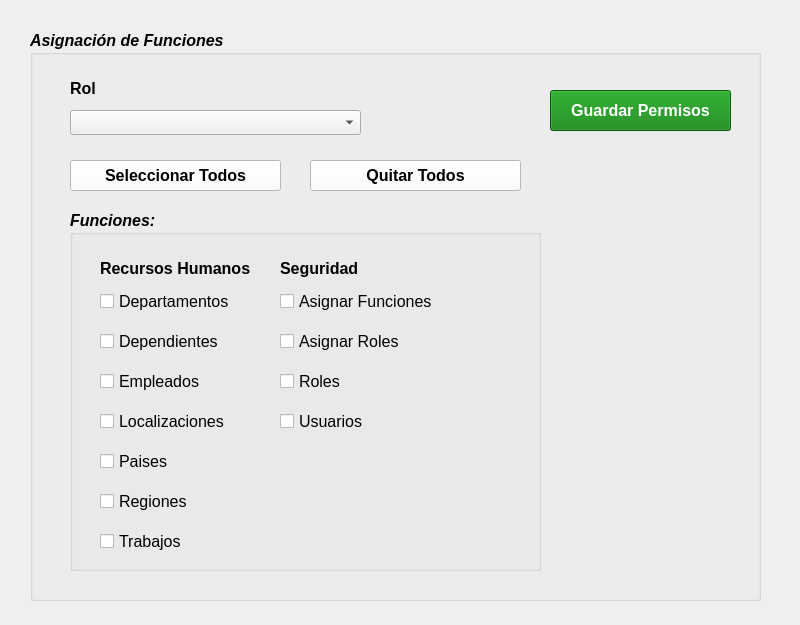
<?xml version="1.0" encoding="UTF-8"?>
<ui version="4.0">
 <class>FrmAsignarFunciones</class>
 <widget class="QWidget" name="FrmAsignarFunciones">
  <property name="geometry">
   <rect>
    <x>0</x>
    <y>0</y>
    <width>800</width>
    <height>625</height>
   </rect>
  </property>
  <property name="minimumSize">
   <size>
    <width>800</width>
    <height>625</height>
   </size>
  </property>
  <property name="windowTitle">
   <string>Asignar Funciones</string>
  </property>
  <widget class="QGroupBox" name="gb_datosAsignarFuncion">
   <property name="geometry">
    <rect>
     <x>30</x>
     <y>30</y>
     <width>731</width>
     <height>571</height>
    </rect>
   </property>
   <property name="font">
    <font>
     <pointsize>12</pointsize>
     <weight>75</weight>
     <italic>true</italic>
     <bold>true</bold>
    </font>
   </property>
   <property name="title">
    <string>Asignación de Funciones</string>
   </property>
   <widget class="QComboBox" name="cbx_rol">
    <property name="geometry">
     <rect>
      <x>40</x>
      <y>80</y>
      <width>291</width>
      <height>25</height>
     </rect>
    </property>
    <property name="font">
     <font>
      <pointsize>12</pointsize>
      <weight>50</weight>
      <italic>false</italic>
      <bold>false</bold>
     </font>
    </property>
   </widget>
   <widget class="QLabel" name="lbl_rol">
    <property name="geometry">
     <rect>
      <x>40</x>
      <y>50</y>
      <width>91</width>
      <height>17</height>
     </rect>
    </property>
    <property name="font">
     <font>
      <pointsize>12</pointsize>
      <weight>75</weight>
      <italic>false</italic>
      <bold>true</bold>
     </font>
    </property>
    <property name="text">
     <string>Rol</string>
    </property>
   </widget>
   <widget class="QGroupBox" name="gb_funciones">
    <property name="geometry">
     <rect>
      <x>40</x>
      <y>180</y>
      <width>471</width>
      <height>361</height>
     </rect>
    </property>
    <property name="font">
     <font>
      <pointsize>12</pointsize>
      <weight>75</weight>
      <italic>true</italic>
      <bold>true</bold>
     </font>
    </property>
    <property name="title">
     <string>Funciones: </string>
    </property>
    <widget class="QCheckBox" name="cb_asignarFunciones">
     <property name="geometry">
      <rect>
       <x>210</x>
       <y>80</y>
       <width>161</width>
       <height>23</height>
      </rect>
     </property>
     <property name="font">
      <font>
       <pointsize>12</pointsize>
       <weight>50</weight>
       <italic>false</italic>
       <bold>false</bold>
      </font>
     </property>
     <property name="text">
      <string>Asignar Funciones</string>
     </property>
    </widget>
    <widget class="QCheckBox" name="cb_asignarRoles">
     <property name="geometry">
      <rect>
       <x>210</x>
       <y>120</y>
       <width>151</width>
       <height>23</height>
      </rect>
     </property>
     <property name="font">
      <font>
       <pointsize>12</pointsize>
       <weight>50</weight>
       <italic>false</italic>
       <bold>false</bold>
      </font>
     </property>
     <property name="text">
      <string>Asignar Roles</string>
     </property>
    </widget>
    <widget class="QCheckBox" name="cb_roles">
     <property name="geometry">
      <rect>
       <x>210</x>
       <y>160</y>
       <width>151</width>
       <height>23</height>
      </rect>
     </property>
     <property name="font">
      <font>
       <pointsize>12</pointsize>
       <weight>50</weight>
       <italic>false</italic>
       <bold>false</bold>
      </font>
     </property>
     <property name="text">
      <string>Roles</string>
     </property>
    </widget>
    <widget class="QCheckBox" name="cb_usuarios">
     <property name="geometry">
      <rect>
       <x>210</x>
       <y>200</y>
       <width>151</width>
       <height>23</height>
      </rect>
     </property>
     <property name="font">
      <font>
       <pointsize>12</pointsize>
       <weight>50</weight>
       <italic>false</italic>
       <bold>false</bold>
      </font>
     </property>
     <property name="text">
      <string>Usuarios</string>
     </property>
    </widget>
    <widget class="QLabel" name="lbl_seguridad">
     <property name="geometry">
      <rect>
       <x>210</x>
       <y>50</y>
       <width>81</width>
       <height>17</height>
      </rect>
     </property>
     <property name="font">
      <font>
       <pointsize>12</pointsize>
       <weight>75</weight>
       <italic>false</italic>
       <bold>true</bold>
      </font>
     </property>
     <property name="text">
      <string>Seguridad</string>
     </property>
    </widget>
    <widget class="QLabel" name="lbl_hr">
     <property name="geometry">
      <rect>
       <x>30</x>
       <y>50</y>
       <width>151</width>
       <height>17</height>
      </rect>
     </property>
     <property name="font">
      <font>
       <pointsize>12</pointsize>
       <weight>75</weight>
       <italic>false</italic>
       <bold>true</bold>
      </font>
     </property>
     <property name="text">
      <string>Recursos Humanos</string>
     </property>
    </widget>
    <widget class="QCheckBox" name="cb_departamentos">
     <property name="geometry">
      <rect>
       <x>30</x>
       <y>80</y>
       <width>151</width>
       <height>23</height>
      </rect>
     </property>
     <property name="font">
      <font>
       <pointsize>12</pointsize>
       <weight>50</weight>
       <italic>false</italic>
       <bold>false</bold>
      </font>
     </property>
     <property name="text">
      <string>Departamentos</string>
     </property>
    </widget>
    <widget class="QCheckBox" name="cb_dependientes">
     <property name="geometry">
      <rect>
       <x>30</x>
       <y>120</y>
       <width>151</width>
       <height>23</height>
      </rect>
     </property>
     <property name="font">
      <font>
       <pointsize>12</pointsize>
       <weight>50</weight>
       <italic>false</italic>
       <bold>false</bold>
      </font>
     </property>
     <property name="text">
      <string>Dependientes</string>
     </property>
    </widget>
    <widget class="QCheckBox" name="cb_empleados">
     <property name="geometry">
      <rect>
       <x>30</x>
       <y>160</y>
       <width>151</width>
       <height>23</height>
      </rect>
     </property>
     <property name="font">
      <font>
       <pointsize>12</pointsize>
       <weight>50</weight>
       <italic>false</italic>
       <bold>false</bold>
      </font>
     </property>
     <property name="text">
      <string>Empleados</string>
     </property>
    </widget>
    <widget class="QCheckBox" name="cb_localizaciones">
     <property name="geometry">
      <rect>
       <x>30</x>
       <y>200</y>
       <width>151</width>
       <height>23</height>
      </rect>
     </property>
     <property name="font">
      <font>
       <pointsize>12</pointsize>
       <weight>50</weight>
       <italic>false</italic>
       <bold>false</bold>
      </font>
     </property>
     <property name="text">
      <string>Localizaciones</string>
     </property>
    </widget>
    <widget class="QCheckBox" name="cb_paises">
     <property name="geometry">
      <rect>
       <x>30</x>
       <y>240</y>
       <width>151</width>
       <height>23</height>
      </rect>
     </property>
     <property name="font">
      <font>
       <pointsize>12</pointsize>
       <weight>50</weight>
       <italic>false</italic>
       <bold>false</bold>
      </font>
     </property>
     <property name="text">
      <string>Paises</string>
     </property>
    </widget>
    <widget class="QCheckBox" name="cb_regiones">
     <property name="geometry">
      <rect>
       <x>30</x>
       <y>280</y>
       <width>151</width>
       <height>23</height>
      </rect>
     </property>
     <property name="font">
      <font>
       <pointsize>12</pointsize>
       <weight>50</weight>
       <italic>false</italic>
       <bold>false</bold>
      </font>
     </property>
     <property name="text">
      <string>Regiones</string>
     </property>
    </widget>
    <widget class="QCheckBox" name="cb_trabajos">
     <property name="geometry">
      <rect>
       <x>30</x>
       <y>320</y>
       <width>151</width>
       <height>23</height>
      </rect>
     </property>
     <property name="font">
      <font>
       <pointsize>12</pointsize>
       <weight>50</weight>
       <italic>false</italic>
       <bold>false</bold>
      </font>
     </property>
     <property name="text">
      <string>Trabajos</string>
     </property>
    </widget>
   </widget>
   <widget class="QPushButton" name="btn_guardar">
    <property name="geometry">
     <rect>
      <x>520</x>
      <y>60</y>
      <width>181</width>
      <height>41</height>
     </rect>
    </property>
    <property name="font">
     <font>
      <pointsize>12</pointsize>
      <weight>75</weight>
      <italic>false</italic>
      <bold>true</bold>
     </font>
    </property>
    <property name="toolTip">
     <string>&lt;html&gt;&lt;head/&gt;&lt;body&gt;&lt;p&gt;&lt;span style=&quot; font-weight:400;&quot;&gt;Asignar las funciones que tiene permitido un rol&lt;/span&gt;&lt;/p&gt;&lt;/body&gt;&lt;/html&gt;</string>
    </property>
    <property name="styleSheet">
     <string notr="true">color:white;
background-color:rgb(7, 125, 8)</string>
    </property>
    <property name="text">
     <string>Guardar Permisos</string>
    </property>
    <property name="icon">
     <iconset resource="../PruebaClonar/HR_Seguridad/recursos/iconosBotones.qrc">
      <normaloff>:/iconosCrud/add40.png</normaloff>:/iconosCrud/add40.png</iconset>
    </property>
    <property name="iconSize">
     <size>
      <width>20</width>
      <height>20</height>
     </size>
    </property>
   </widget>
   <widget class="QPushButton" name="btn_seleccionarTodos">
    <property name="geometry">
     <rect>
      <x>40</x>
      <y>130</y>
      <width>211</width>
      <height>31</height>
     </rect>
    </property>
    <property name="font">
     <font>
      <pointsize>12</pointsize>
      <weight>75</weight>
      <italic>false</italic>
      <bold>true</bold>
     </font>
    </property>
    <property name="toolTip">
     <string>&lt;html&gt;&lt;head/&gt;&lt;body&gt;&lt;p&gt;&lt;br/&gt;&lt;/p&gt;&lt;/body&gt;&lt;/html&gt;</string>
    </property>
    <property name="styleSheet">
     <string notr="true">background-color:white</string>
    </property>
    <property name="text">
     <string>Seleccionar Todos</string>
    </property>
    <property name="iconSize">
     <size>
      <width>20</width>
      <height>20</height>
     </size>
    </property>
   </widget>
   <widget class="QPushButton" name="btn_quitarTodos">
    <property name="geometry">
     <rect>
      <x>280</x>
      <y>130</y>
      <width>211</width>
      <height>31</height>
     </rect>
    </property>
    <property name="font">
     <font>
      <pointsize>12</pointsize>
      <weight>75</weight>
      <italic>false</italic>
      <bold>true</bold>
     </font>
    </property>
    <property name="toolTip">
     <string>&lt;html&gt;&lt;head/&gt;&lt;body&gt;&lt;p&gt;&lt;br/&gt;&lt;/p&gt;&lt;/body&gt;&lt;/html&gt;</string>
    </property>
    <property name="styleSheet">
     <string notr="true">background-color:white</string>
    </property>
    <property name="text">
     <string>Quitar Todos</string>
    </property>
    <property name="iconSize">
     <size>
      <width>20</width>
      <height>20</height>
     </size>
    </property>
   </widget>
  </widget>
 </widget>
 <tabstops>
  <tabstop>btn_guardar</tabstop>
  <tabstop>cbx_rol</tabstop>
  <tabstop>btn_seleccionarTodos</tabstop>
  <tabstop>btn_quitarTodos</tabstop>
  <tabstop>cb_departamentos</tabstop>
  <tabstop>cb_dependientes</tabstop>
  <tabstop>cb_empleados</tabstop>
  <tabstop>cb_localizaciones</tabstop>
  <tabstop>cb_paises</tabstop>
  <tabstop>cb_regiones</tabstop>
  <tabstop>cb_trabajos</tabstop>
  <tabstop>cb_asignarFunciones</tabstop>
  <tabstop>cb_asignarRoles</tabstop>
  <tabstop>cb_roles</tabstop>
  <tabstop>cb_usuarios</tabstop>
 </tabstops>
 <resources>
  <include location="../PruebaClonar/HR_Seguridad/recursos/iconosBotones.qrc"/>
 </resources>
 <connections/>
</ui>
